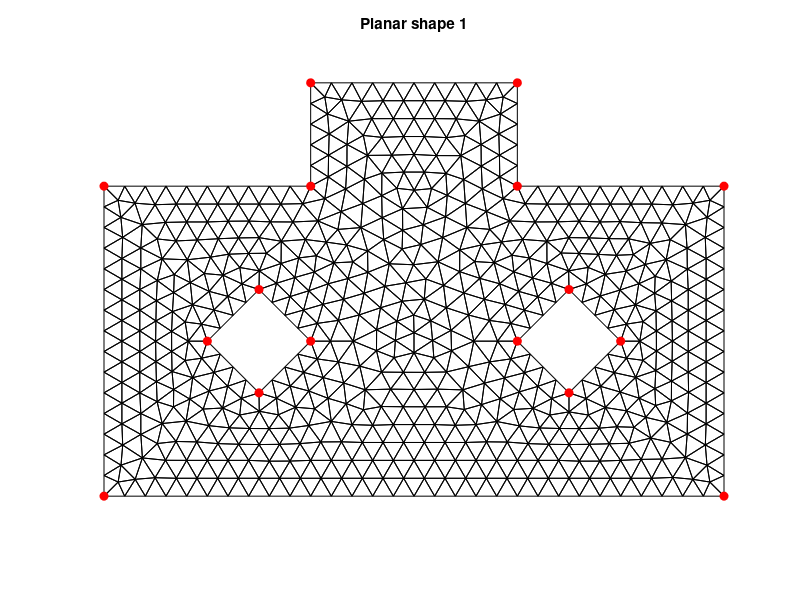
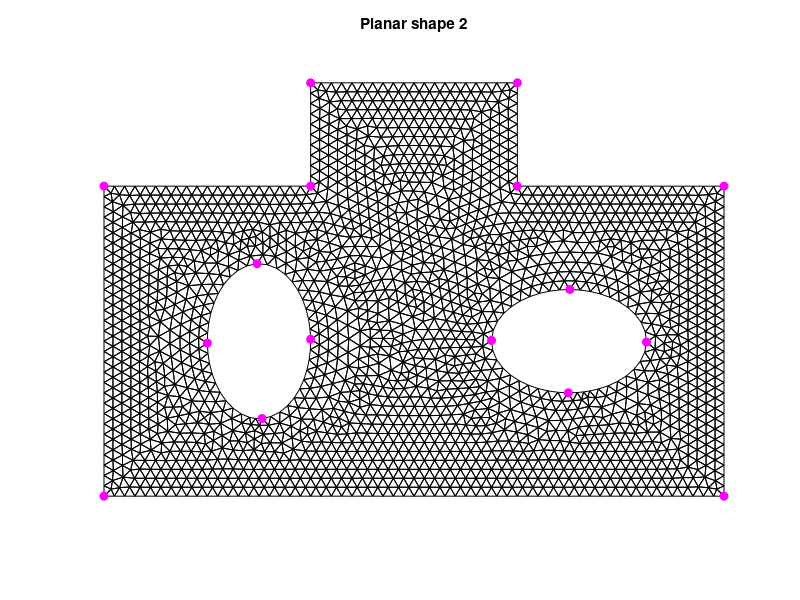

Recreate these plots in MATLAB, in order. (Note: this script raises an error after producing the figures.)
% Multiply-connected quasiconformal map
%
% Compute a landmark-matching quasi-conformal map with arclength 
% parameterized boundary condition from a multiply-connected surface 
% to another using the methods in [1] and [2] with modifications.
%
% Main function:
% map = multiply_connected_quasiconformal_map(...
%     v1,f1,bdy1_all,blm1_all,ilm1,v2,f2,bdy2_all,blm2_all,ilm2)
%
% If you use this code in your own work, please cite the following papers:
%
% [1] G. P. T. Choi, 
%     "Efficient Conformal Parameterization of Multiply-Connected Surfaces
%      Using Quasi-Conformal Theory".
%     Journal of Scientific Computing, 87(3), 70, 2021.
% 
% [2] G. P. T. Choi and L. Mahadevan, 
%     "Planar Morphometrics Using Teichmüller Maps".
%     Proceedings of the Royal Society A, 474(2217), 20170905, 2018. 
%
% Copyright (c) 2023, Gary P. T. Choi

addpath(genpath('code'));
addpath('data');

%%%%%%%%%%%%%%%%%%%%%%%%%%%%%%%%%%%%%%%%%%%%%%%%%%%%%%%%%%%%%%%%%%%%%%%%
%% 2D example

% load two planar shapes with the same topology
load('example_2D.mat');

figure;
patch('Faces',f1,'Vertices',v1,'FaceColor','none','EdgeColor','k');
axis equal tight off
hold on; 
plot(v1(cell2mat(blm1_all),1),v1(cell2mat(blm1_all),2),'ro','MarkerFaceColor','r');
plot(v1(ilm1,1),v1(ilm1,2),'bo','MarkerFaceColor','b');
title('Planar shape 1');

figure;
patch('Faces',f2,'Vertices',v2,'FaceColor','none','EdgeColor','k');
axis equal tight off
hold on;
plot(v2(cell2mat(blm2_all),1),v2(cell2mat(blm2_all),2),'mo','MarkerFaceColor','m');
plot(v2(ilm2,1),v2(ilm2,2),'yo','MarkerFaceColor','y');
title('Planar shape 2');

% compute a landmark-matching quasiconformal map
map = multiply_connected_quasiconformal_map(...
    v1,f1,bdy1_all,blm1_all,ilm1,v2,f2,bdy2_all,blm2_all,ilm2);

figure;
patch('Faces',f1,'Vertices',map,'FaceColor','none','EdgeColor','k');
axis equal tight off
hold on;
plot(map(cell2mat(blm1_all),1),map(cell2mat(blm1_all),2),'ro','MarkerFaceColor','r');
plot(map(ilm1,1),map(ilm1,2),'bo','MarkerFaceColor','b');
title('Planar mapping result');




%%%%%%%%%%%%%%%%%%%%%%%%%%%%%%%%%%%%%%%%%%%%%%%%%%%%%%%%%%%%%%%%%%%%%%%%
%% 3D example

% load two 3D surfaces with the same topology
load('example_3D.mat');

figure;
patch('Faces',f1,'Vertices',v1,'FaceColor','none','EdgeColor','k');
axis equal tight off; 
hold on; 
plot3(v1(cell2mat(blm1_all),1),v1(cell2mat(blm1_all),2),v1(cell2mat(blm1_all),3),'ro','MarkerFaceColor','r');
plot3(v1(ilm1,1),v1(ilm1,2),v1(ilm1,3),'bo','MarkerFaceColor','b');
title('Surface 1');

figure;
patch('Faces',f2,'Vertices',v2,'FaceColor','none','EdgeColor','k');
axis equal tight off
hold on;
plot3(v2(cell2mat(blm2_all),1),v2(cell2mat(blm2_all),2),v2(cell2mat(blm2_all),3),'mo','MarkerFaceColor','m');
plot3(v2(ilm2,1),v2(ilm2,2),v2(ilm2,3),'yo','MarkerFaceColor','y');
title('Surface 2');

%% compute a conformal parameterization using [1]
map1 = poly_annulus_conformal_map(v1,f1);
map2 = poly_annulus_conformal_map(v2,f2);

figure;
patch('Faces',f1,'Vertices',map1,'FaceColor','none','EdgeColor','k');
axis equal tight off
hold on;
plot(map1(cell2mat(blm1_all),1),map1(cell2mat(blm1_all),2),'ro','MarkerFaceColor','r');
plot(map1(ilm1,1),map1(ilm1,2),'bo','MarkerFaceColor','b');
title('Conformal parameterization of Surface 1');

figure;
patch('Faces',f2,'Vertices',map2,'FaceColor','none','EdgeColor','k');
axis equal tight off
hold on;
plot(map2(cell2mat(blm2_all),1),map2(cell2mat(blm2_all),2),'mo','MarkerFaceColor','m');
plot(map2(ilm2,1),map2(ilm2,2),'yo','MarkerFaceColor','y');
title('Conformal parameterization of Surface 2');

%% compute a landmark-matching quasiconformal map
[map,map_planar] = multiply_connected_quasiconformal_map(...
    v1,f1,bdy1_all,blm1_all,ilm1,v2,f2,bdy2_all,blm2_all,ilm2);

figure;
patch('Faces',f1,'Vertices',map_planar,'FaceColor','none','EdgeColor','k');
axis equal tight off
hold on;
plot(map_planar(cell2mat(blm1_all),1),map_planar(cell2mat(blm1_all),2),'ro','MarkerFaceColor','r');
plot(map_planar(ilm1,1),map_planar(ilm1,2),'bo','MarkerFaceColor','b');
title('Planar mapping result');

figure;
patch('Faces',f1,'Vertices',map,'FaceColor','none','EdgeColor','k');
axis equal tight off
hold on;
plot3(map(cell2mat(blm1_all),1),map(cell2mat(blm1_all),2),map(cell2mat(blm1_all),3),'ro','MarkerFaceColor','r');
plot3(map(ilm1,1),map(ilm1,2),map(ilm1,3),'bo','MarkerFaceColor','b');
title('Surface mapping result');
